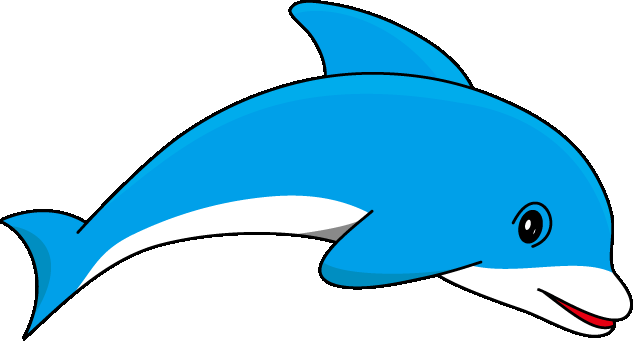
#> input picture images/dolphin.png, 633 x 341 px, found by its file name
$ python moveRobot.py
#> lines starting #> are read from the running program, lines starting #| are printed output that depends on the picture; after the words box and inside, x2 and y2 are one past the last pixel; in counts of white or black regions, pixels touching at a corner belong together
import cv2
import numpy as np
from xarm import XArmAPI

# xArm connection details
IP_ADDRESS = '192.168.1.100'  # Replace with your xArm's IP address

def initialize_xarm(ip_address):
    # Connect to the xArm6 robot
    arm = XArmAPI(ip_address, is_radian=True)
    arm.motion_enable(enable=True)
    arm.set_mode(0)
    arm.set_state(0)
    return arm

def convert_contours_to_paths(contours, scaling_factor=0.1, z_height=150, roll=-180, pitch=0, yaw=0):
    """
    Convert contours to a list of paths for the xArm6 robot.

    :param contours: List of contours (detected from the image)
    :param scaling_factor: Scale to convert pixel coordinates to robot coordinates
    :param z_height: The height for the drawing plane
    :param roll, pitch, yaw: Orientation of the end effector
    :return: List of paths in the format [x, y, z, roll, pitch, yaw]
    """
    paths = []
    for contour in contours:
        for point in contour:
            x = point[0][0] * scaling_factor
            y = point[0][1] * scaling_factor
            paths.append([300 + x, y, z_height, roll, pitch, yaw])
    return paths

def move_robot_along_paths(arm, paths, speed=300):
    """
    Move the xArm6 robot along the specified paths.

    :param arm: The xArm6 API instance
    :param paths: List of paths for the robot to follow
    :param speed: Movement speed of the robot
    """
    # Move to the first point
    arm.set_position(*paths[0], wait=True)
    arm.set_pause_time(0.2)

    # Move along the path
    for path in paths:
        ret = arm.set_position(*path, radius=0, is_radian=False, wait=False, speed=speed)
        if ret < 0:
            print('set_position failed, ret={}'.format(ret))
            break

def process_image_and_draw(image_path):
    # Load and preprocess the image
#> called with image_path = 'images/dolphin.png'
    image = cv2.imread(image_path)
#> image is the input picture: shape (341, 633, 3); mean B, G, R 236.8, 210.8, 152.5
    gray_image = cv2.cvtColor(image, cv2.COLOR_BGR2GRAY)
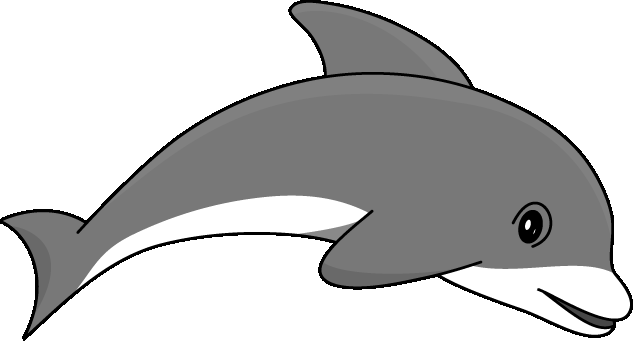
#> gray_image: shape (341, 633); min 0, max 255, mean 196.2
    _, binary = cv2.threshold(gray_image, 127, 255, cv2.THRESH_BINARY)
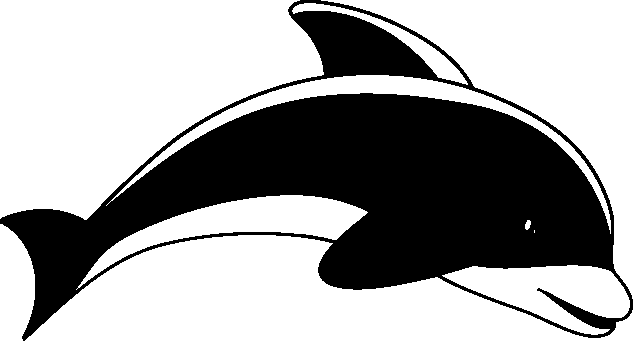
#> binary: shape (341, 633); 63.8% white; 1 black region

    # Find contours
    contours, _ = cv2.findContours(binary, cv2.RETR_EXTERNAL, cv2.CHAIN_APPROX_SIMPLE)
#> contours = 10 contours, 1 with area under 20; largest, box (x1, y1, x2, y2) and area: (0, 0, 324, 220) 47098, (25, 235, 633, 341) 35210, (321, 0, 633, 299) 27122, (76, 195, 368, 290) 7410, (442, 265, 630, 335) 6808

    # Convert contours to paths for the robot
    paths = convert_contours_to_paths(contours, scaling_factor=0.1)
#> the loop in convert_contours_to_paths, `for contour in contours:` made 10 passes
#> contour on pass 3: [[534, 230], [534, 232]]
#> after the loop in convert_contours_to_paths, `for contour in contours:`: paths = 2115 items, first 6: [356.7, 26.5, 150, -180, 0, 0], [356.6, 26.6, 150, -180, 0, 0], [354.6, 26.6, 150, -180, 0, 0], [354.5, 26.7, 150, -180, 0, 0], [353.1, 26.7, 150, -180, 0, 0], [353, 26.8, 150, -180, 0, 0]

    # Initialize the robot
    arm = initialize_xarm(IP_ADDRESS)

    # Move the robot along the paths
    move_robot_along_paths(arm, paths)

    # Return to the home position
    arm.move_gohome(wait=True)

    # Disconnect from the robot
    arm.disconnect()

# Example usage
process_image_and_draw('images/dolphin.png')
#> (the call stopped at in initialize_xarm, `arm = XArmAPI(ip_address, is_radian=True)`: xarm is not available in this run)

$ run again, with images/a.png copied over images/dolphin.png
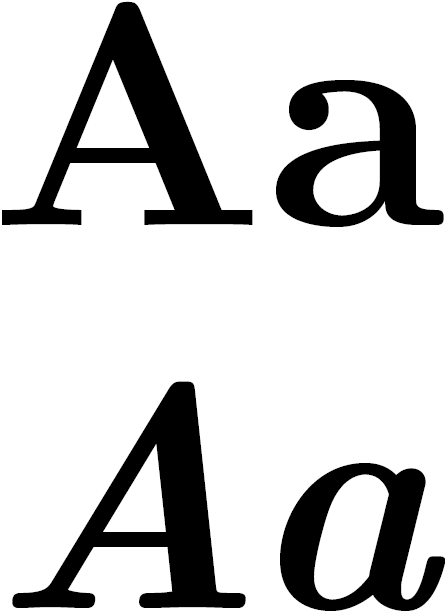
#> input picture images/a.png, 445 x 611 px, found by its file name
#> in process_image_and_draw, image is the input picture: shape (611, 445, 3); min 0, max 255, mean 203.7
#> in process_image_and_draw, `_, binary = cv2.threshold(gray_image, 127, 255, cv2.THRESH_BINARY)`:
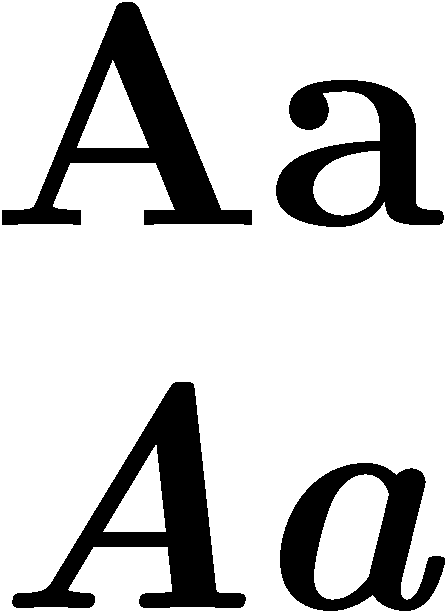
#> binary: shape (611, 445); 79.9% white; 4 black regions
#> contours = 4 contours; box (x1, y1, x2, y2) and area: (0, 0, 445, 611) 252200, (314, 474, 389, 600) 6170, (411, 565, 445, 611) 443, (338, 595, 399, 611) 312
#> the loop in convert_contours_to_paths, `for contour in contours:` made 4 passes
#> after the loop in convert_contours_to_paths, `for contour in contours:`: paths = 455 items, first 6: [337.2, 59.5, 150, -180, 0, 0], [337, 59.7, 150, -180, 0, 0], [336.9, 59.7, 150, -180, 0, 0], [336.7, 59.9, 150, -180, 0, 0], [336.6, 59.9, 150, -180, 0, 0], [336.4, 60.1, 150, -180, 0, 0]
